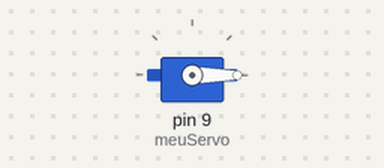
Simulated run of this sketch. Board: Arduino Uno, built with avr-gcc and run on an emulated ATmega328P. Shown: servo.

Above: at 0.05 s.
At 1.75 s:
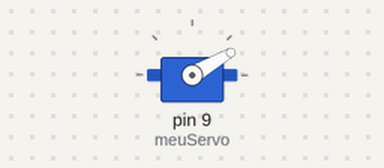
At 3.5 s:
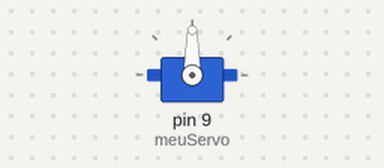
At 7.0 s:
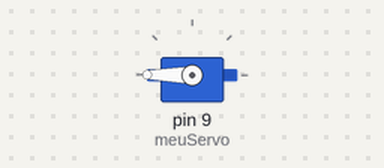
Timing chart, 0 to 9.1 s (numbered marks = the images above):
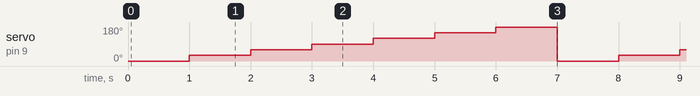

The sketch:

13.ino
```cpp
#include <Servo.h>

Servo meuServo;  // Cria um objeto servo para controlar o servo motor

void setup() {
  meuServo.attach(9);  // Conecta o servo ao pino 9 do Arduino
}

void loop() {
  meuServo.write(0);
  delay(1000);
  meuServo.write(30);
  delay(1000);
  meuServo.write(60);
  delay(1000);
  meuServo.write(90);
  delay(1000);
  meuServo.write(120);
  delay(1000);
  meuServo.write(150);
  delay(1000);
  meuServo.write(180);
  delay(1000);
}
```

Measured:
- by itself, servo on pin 9 (meuServo): repeats every 7.0 s: 60° 1.0 s, 90° 1.0 s, 120° 1.0 s, 150° 1.0 s, 180° 1.0 s, 0° 1.0 s, 30° 1.0 s
